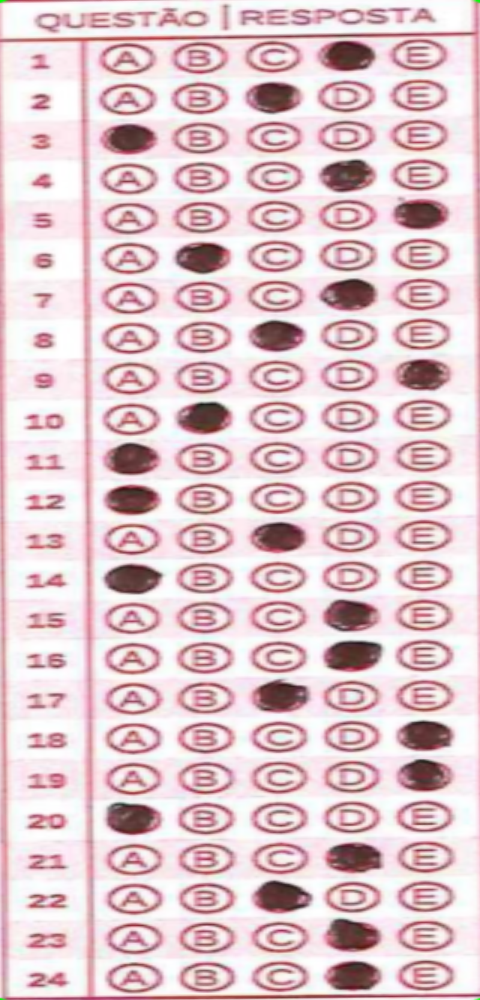
#> input picture src/files/snippets/pic_6.png, 480 x 1000 px, found by its file name; its folder holds 4 pictures in this run
$ python tagging_images.py
#> lines starting #> are read from the running program, lines starting #| are printed output that depends on the picture
#> in tag_w_user, img is the input picture: shape (1000, 480, 3); mean B, G, R 204.2, 198.9, 224.1
#> the answer given: 1
### src/img_transform.py
import cv2 as cv
import numpy as np
import pandas as pd


def image_transformation(thresh_param, image):

#> called with thresh_param = 1
    kernel_7_7 = np.ones((7, 7), np.float32) / 49
    card_warp_colored_blurred = cv.filter2D(image, -1, kernel_7_7)
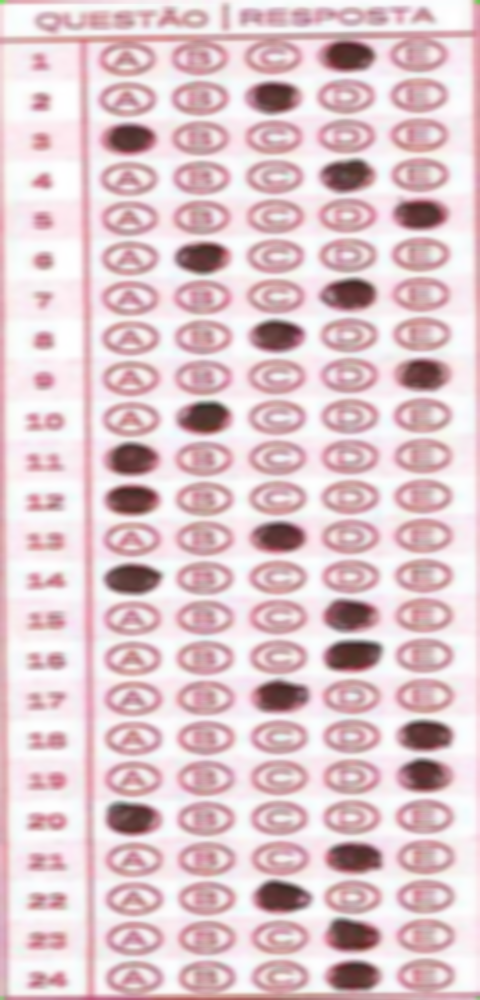
#> card_warp_colored_blurred: shape (1000, 480, 3); mean B, G, R 204.2, 198.9, 224.1

    img_warp_gray = cv.cvtColor(card_warp_colored_blurred, cv.COLOR_BGR2GRAY)
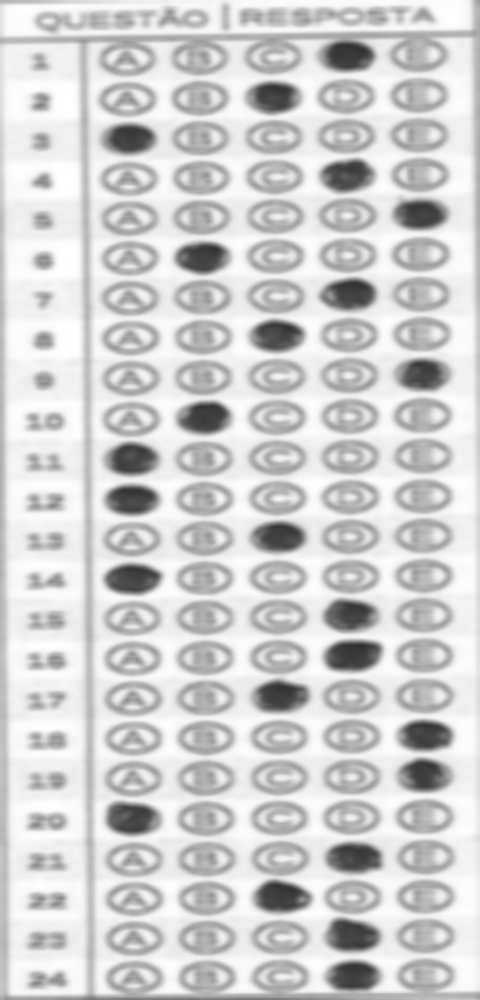
#> img_warp_gray: shape (1000, 480); min 47, max 255, mean 207
    img_black_and_white = cv.threshold(
        img_warp_gray, thresh_param, 255, cv.THRESH_BINARY
    )[1]
#> img_black_and_white: shape (1000, 480); every value is 255
    img_threshold = cv.threshold(img_black_and_white, 215, 350, cv.THRESH_BINARY_INV)[1]
#> img_threshold: shape (1000, 480); every value is 0

    return img_threshold


# [7 lines left out: function get_param, not called in this run]

### src/tagging_images.py
import os
from pathlib import Path
import cv2 as cv
from img_transform import image_transformation


def tag_w_user(file: Path):

    # snippets = Path("src", "files", "snippets")
    # files = os.listdir(snippets)
    # file_paths = [snippets.joinpath(file) for file in files]
    img = cv.imread(str(file))

    cv.imshow("snippet", img)
    cv.waitKey(0)

    value = int(input("Escolha um threshold: "))
    transformed = image_transformation(image=img, thresh_param=value)

    cv.imshow("transformed", transformed)
    cv.waitKey(0)


if __name__ == "__main__":
    file = Path("src", "files", "snippets", "pic_6.png")
    tag_w_user(file)
